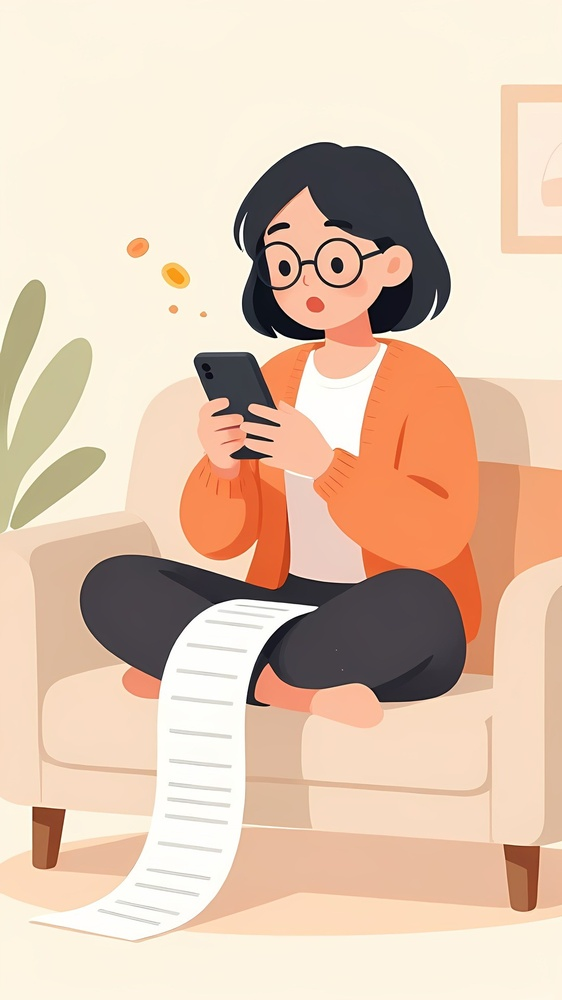
#> input picture ai/chars/img0.jpg, 562 x 1000 px, shrunk from 1080 x 1920 before the run
$ python cutout.py ../chars/img0.jpg ../chars/img1.jpg
#> lines starting #> are read from the running program, lines starting #| are printed output that depends on the picture; after the words box and inside, x2 and y2 are one past the last pixel; in counts of white or black regions, pixels touching at a corner belong together
"""Cut a flat illustration off a plain background: flood-fill from the borders with a colour tolerance,
then feather the edge. Works for 'isolated on a plain flat background' generations."""
import sys
import numpy as np
from PIL import Image, ImageFilter
from scipy import ndimage

src, dst = sys.argv[1], sys.argv[2]
im = Image.open(src).convert("RGB")
#> im is the input picture: PIL image 562x1000 RGB; mean R, G, B 224.9, 198.6, 177.3
a = np.asarray(im).astype(np.int16)
h, w, _ = a.shape
#> h = 1000; w = 562
border = np.concatenate([a[0], a[-1], a[:, 0], a[:, -1]])
bg = np.median(border, axis=0)
#> bg = [253, 244, 227]
dist = np.abs(a - bg).max(axis=2)
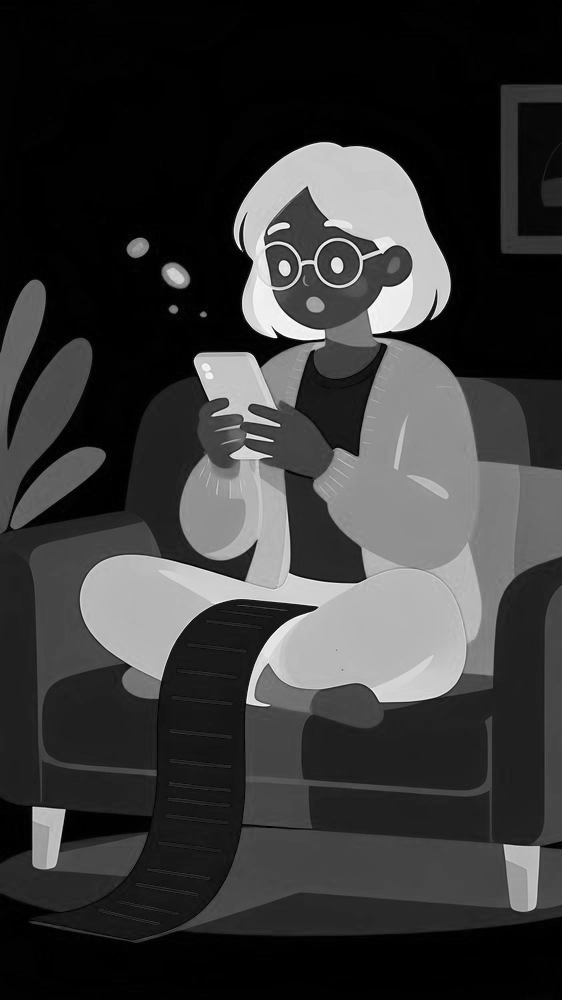
#> dist: shape (1000, 562) float64; min 0, max 253, mean 56.1
cand = dist < 22
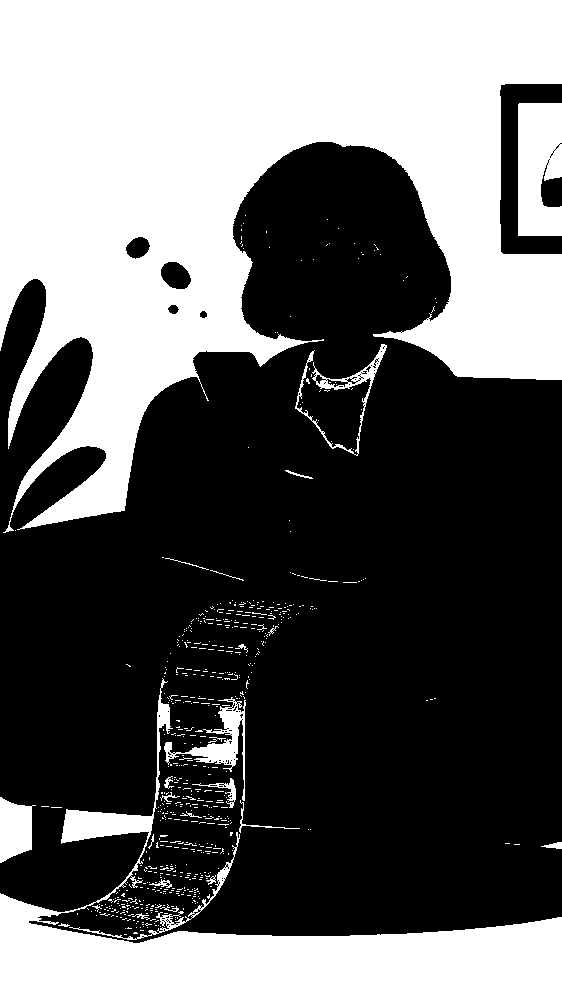
#> cand: shape (1000, 562) bool; 39.5% white; 659 white regions (633 under 20 px), largest, box (x1, y1, x2, y2) and area: (0, 0, 562, 533) 165563, (0, 678, 562, 1000) 42364, (518, 103, 562, 236) 5245
lab, n = ndimage.label(cand)
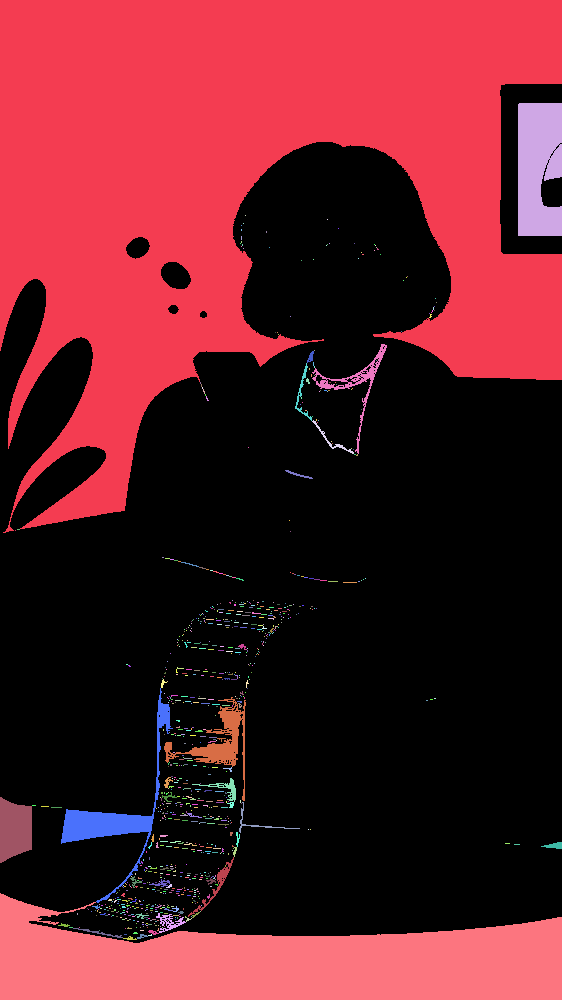
#> lab: shape (1000, 562) int32; 939 distinct labels, from 0 to 938; one colour per label, 0 black
#> n = 938
edge_labels = set(np.unique(np.concatenate([lab[0], lab[-1], lab[:, 0], lab[:, -1]]))) - {0}
#> edge_labels = 5 items
bgmask = np.isin(lab, list(edge_labels))
#> bgmask: shape (1000, 562) bool; 37.7% white; 5 white regions, box (x1, y1, x2, y2) and area: (0, 0, 562, 533) 165528, (0, 893, 562, 1000) 39409, (518, 103, 562, 236) 5245, (0, 797, 32, 863) 1686, (541, 842, 562, 849) 88
fg = ~bgmask
fg = ndimage.binary_opening(fg, iterations=1)
#> fg: shape (1000, 562) bool; 62.3% white; 5 black regions, box (x1, y1, x2, y2) and area: (0, 0, 562, 533) 165556, (0, 893, 562, 1000) 39423, (518, 102, 562, 237) 5294, (0, 796, 32, 864) 1688, (541, 841, 562, 850) 90
# keep the biggest connected foreground blob(s)
fl, fn = ndimage.label(fg)
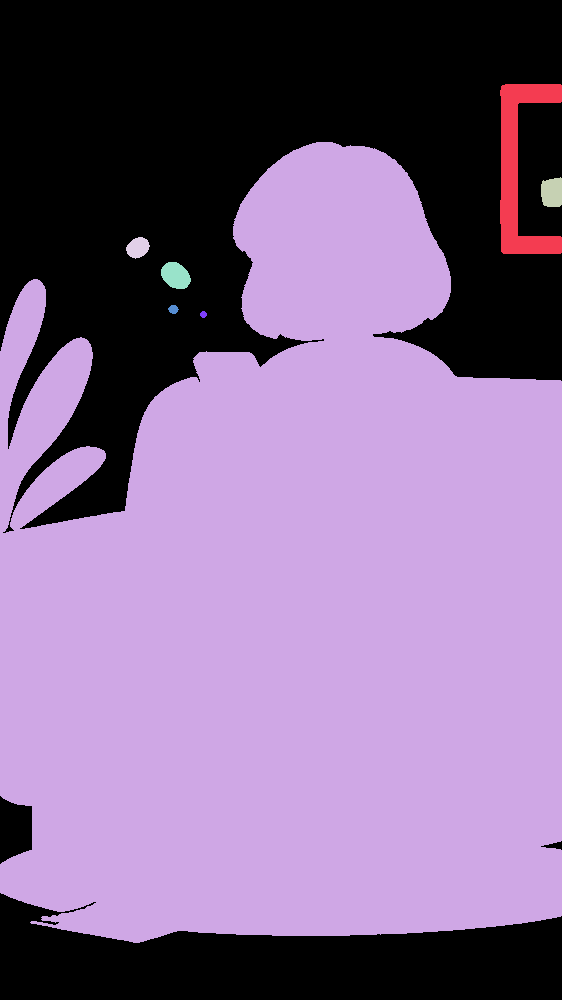
#> fl: shape (1000, 562) int32; 8 distinct labels, from 0 to 7; one colour per label, 0 black
#> fn = 7
if fn > 1:
    sizes = ndimage.sum(fg, fl, range(1, fn + 1))
#> sizes = [4537, 343769, 559, 372, 604, 71, 37]
    keep = [i + 1 for i, s in enumerate(sizes) if s > 0.02 * sizes.max()]
#> keep = [2]
    fg = np.isin(fl, keep)
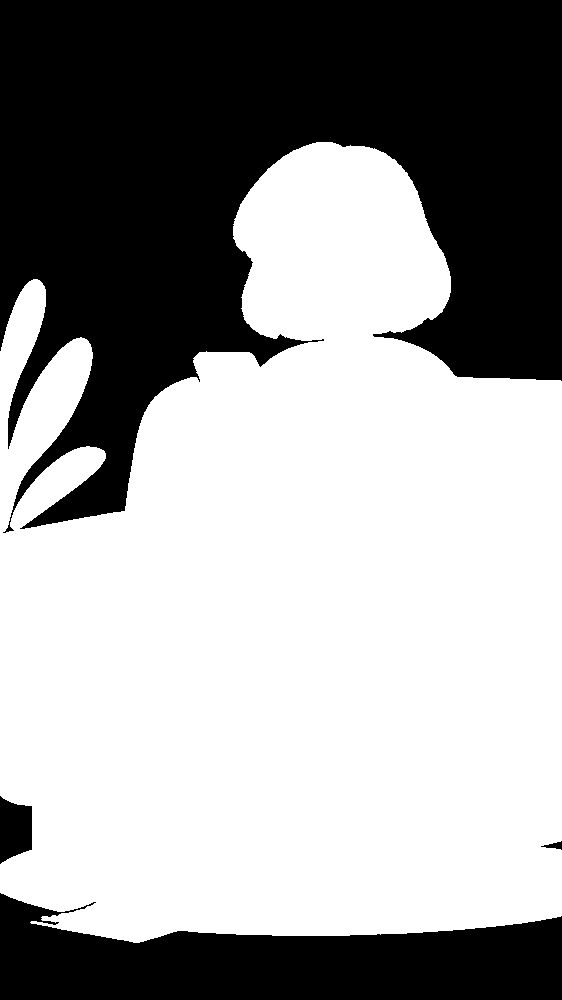
#> fg: shape (1000, 562) bool; 61.2% white; 4 black regions, box (x1, y1, x2, y2) and area: (0, 0, 562, 533) 177030, (0, 893, 562, 1000) 39423, (0, 796, 32, 864) 1688, (541, 841, 562, 850) 90
alpha = Image.fromarray((fg * 255).astype(np.uint8)).filter(ImageFilter.GaussianBlur(1.2))
out = im.convert("RGBA"); out.putalpha(alpha)
#> after `out.putalpha(alpha)`:
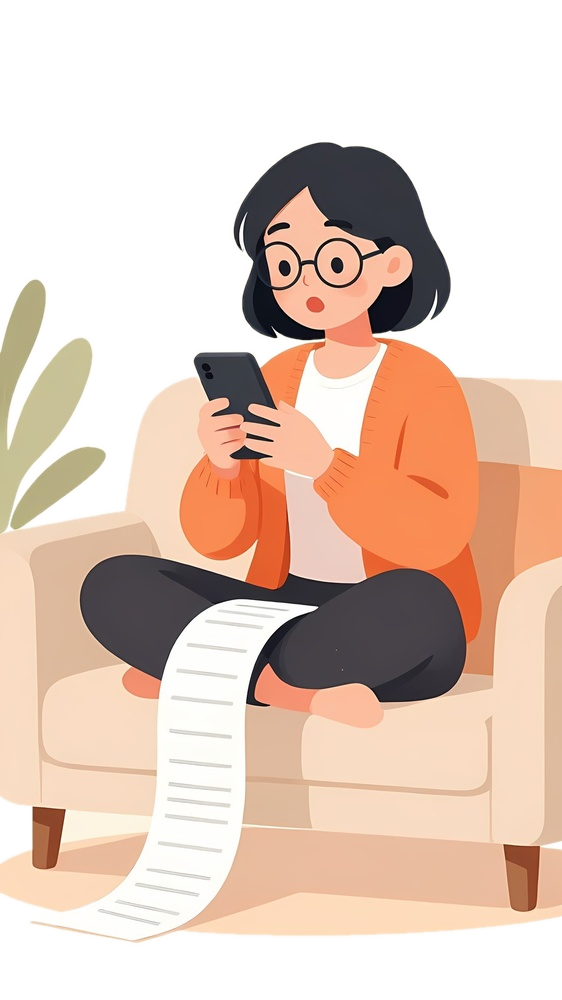
#> out: PIL image 562x1000 RGBA; mean R, G, B, A 224.9, 198.6, 177.3, 156; transparent parts drawn white
bbox = out.getbbox(); out = out.crop(bbox) if bbox else out
#> after `bbox = out.getbbox()`: bbox = (0, 139, 562, 946)
#> after `out = out.crop(bbox) if bbox else out`:
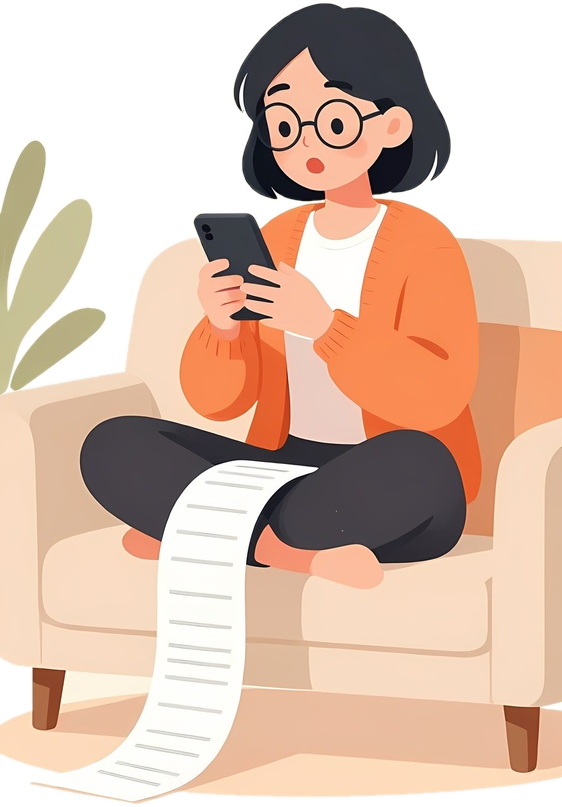
#> out: PIL image 562x807 RGBA; mean R, G, B, A 218.2, 187.7, 165.7, 193.3; transparent parts drawn white
out.save(dst)
print(dst, out.size, round(fg.mean(), 3))
#| ../chars/img1.jpg (562, 807) 0.612

$ run again, on ai/chars/img3.jpg
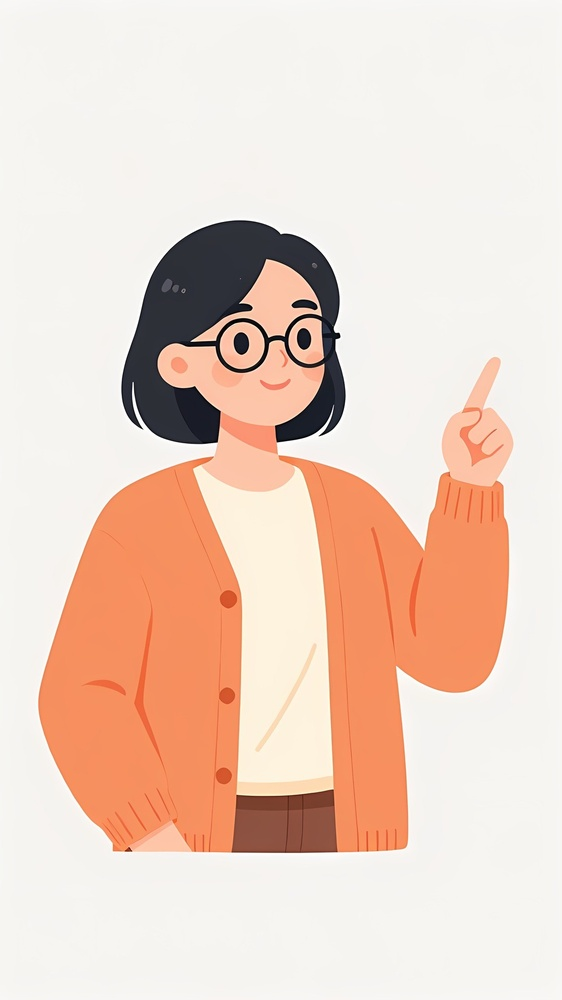
#> input picture ai/chars/img3.jpg, 562 x 1000 px, shrunk from 1080 x 1920 before the run
#> im is the input picture: PIL image 562x1000 RGB; mean R, G, B 235.7, 211.2, 197.2
#> bg = [247, 246, 242]
#> cand: shape (1000, 562) bool; 69.2% white; 60 black regions (47 under 20 px), largest, box (x1, y1, x2, y2) and area: (38, 220, 514, 853) 170715, (252, 639, 320, 760) 1309, (306, 661, 326, 726) 528
#> `lab, n = ndimage.label(cand)`:
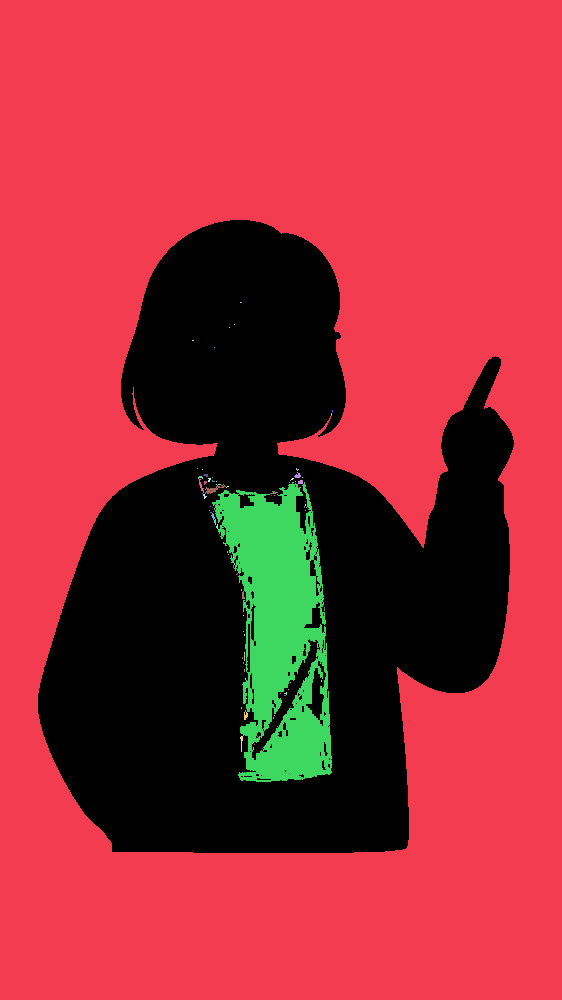
#> lab: shape (1000, 562) int32; 91 distinct labels, from 0 to 90; one colour per label, 0 black
#> n = 90
#> edge_labels = 1 item
#> bgmask: shape (1000, 562) bool; 65.4% white; 1 black region, box (x1, y1, x2, y2) and area: (38, 220, 514, 853) 194352
#> fl: shape (1000, 562) int32; values 0 (black) and 1 (white), 34.6% white; 1 white region, box (x1, y1, x2, y2) and area: (38, 220, 514, 853) 194341
#> fn = 1
#> bbox = (35, 217, 517, 856)
#> `out = out.crop(bbox) if bbox else out`:
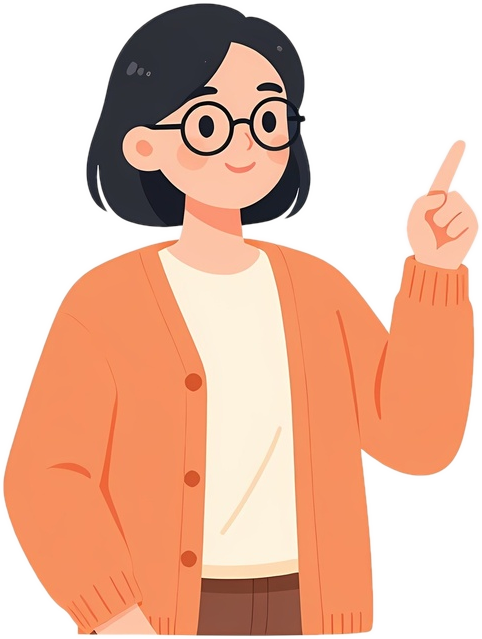
#> out: PIL image 482x639 RGBA; mean R, G, B, A 227.7, 183.8, 161.4, 160.9; transparent parts drawn white
#| ../chars/img3.jpg (482, 639) 0.346

$ run again, on ai/chars/img4.jpg
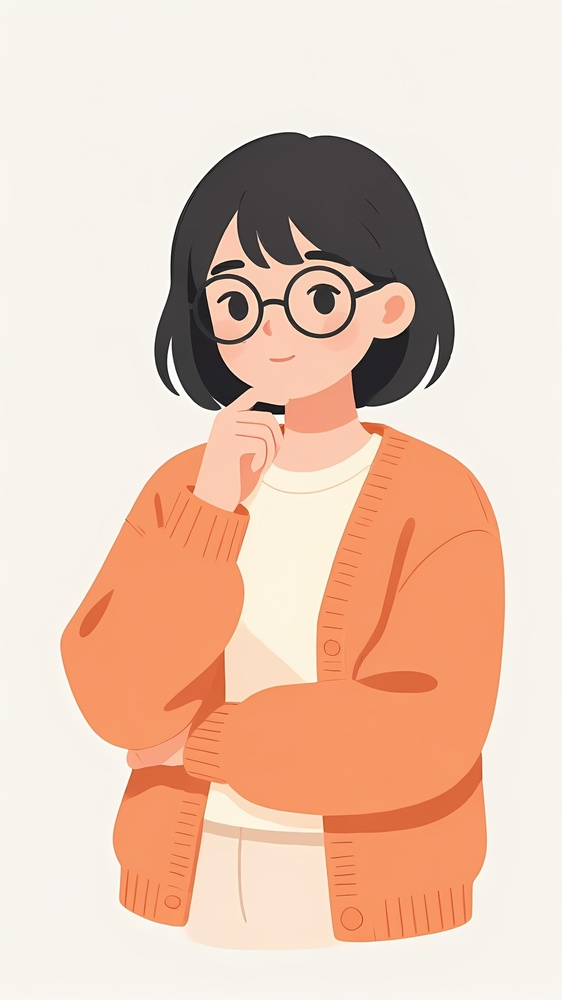
#> input picture ai/chars/img4.jpg, 562 x 1000 px, shrunk from 1080 x 1920 before the run
#> im is the input picture: PIL image 562x1000 RGB; mean R, G, B 231.5, 200.5, 181.7
#> bg = [248, 245, 238]
#> cand: shape (1000, 562) bool; 56.9% white; 18 black regions (17 under 20 px), largest, box (x1, y1, x2, y2) and area: (60, 132, 506, 950) 242412
#> lab: shape (1000, 562) int32; 101 distinct labels, from 0 to 100
#> n = 100
#> edge_labels = 1 item
#> bgmask: shape (1000, 562) bool; 53.6% white; 2 black regions (1 under 20 px), largest, box (x1, y1, x2, y2) and area: (60, 132, 506, 950) 260581
#> fl: shape (1000, 562) int32; values 0 (black) and 1 (white), 46.4% white; 1 white region, box (x1, y1, x2, y2) and area: (60, 132, 506, 950) 260573
#> fn = 1
#> bbox = (57, 129, 509, 953)
#> `out = out.crop(bbox) if bbox else out`:
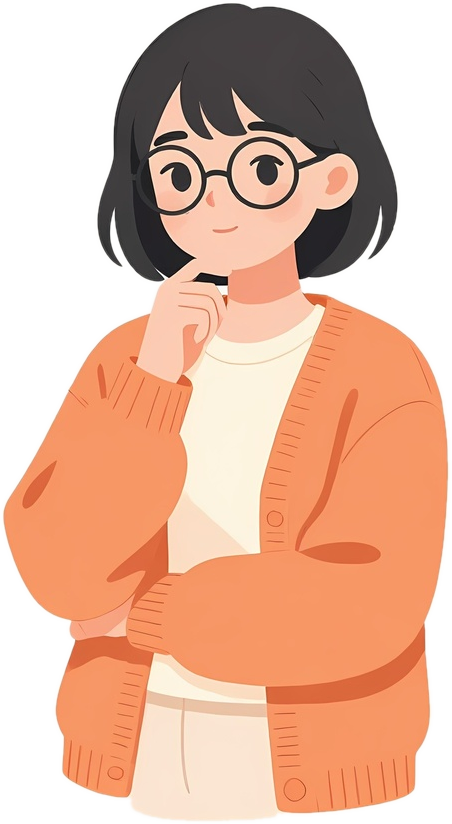
#> out: PIL image 452x824 RGBA; mean R, G, B, A 223.6, 178.4, 153.5, 178.4; transparent parts drawn white
#| ../chars/img4.jpg (452, 824) 0.464
